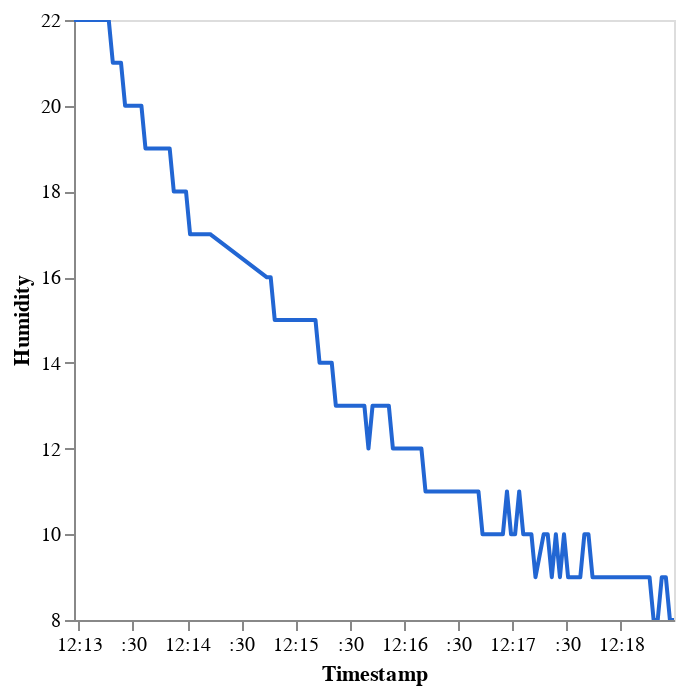

Source (notebook cell):
### Code cell
(lambda: DeepnoteChart(df, """{"layer":[{"layer":[{"mark":{"clip":true,"type":"trail","color":"#2266D3","tooltip":true},"encoding":{"x":{"axis":{"grid":false},"sort":"ascending","type":"temporal","field":"Timestamp","scale":{"type":"linear","zero":false}},"y":{"axis":{"grid":false},"sort":null,"type":"quantitative","field":"Humidity","scale":{"type":"linear","zero":false},"format":{"type":"default","decimals":null},"formatType":"numberFormatFromNumberType"}}}]}],"title":"","config":{"legend":{}},"$schema":"https://vega.github.io/schema/vega-lite/v5.json","encoding":{},"usermeta":{"tooltipDefaultMode":true}}""") if 'DeepnoteChart' in globals() else _dntk.DeepnoteChart(df, """{"layer":[{"layer":[{"mark":{"clip":true,"type":"trail","color":"#2266D3","tooltip":true},"encoding":{"x":{"axis":{"grid":false},"sort":"ascending","type":"temporal","field":"Timestamp","scale":{"type":"linear","zero":false}},"y":{"axis":{"grid":false},"sort":null,"type":"quantitative","field":"Humidity","scale":{"type":"linear","zero":false},"format":{"type":"default","decimals":null},"formatType":"numberFormatFromNumberType"}}}]}],"title":"","config":{"legend":{}},"$schema":"https://vega.github.io/schema/vega-lite/v5.json","encoding":{},"usermeta":{"tooltipDefaultMode":true}}"""))()

### Figure 1 — Vega-Lite specification as saved in the notebook (floating-point values rounded to 4 significant figures)
{"$schema": "https://vega.github.io/schema/vega-lite/v5.json", "config": {"legend": {}}, "data": {"values": [{"Humidity": 22, "Temperature": 29, "Timestamp": "2025-01-31T12:12:57.465000"}, {"Humidity": 22, "Temperature": 29, "Timestamp": "2025-01-31T12:13:04.243000"}, {"Humidity": 22, "Temperature": 29, "Timestamp": "2025-01-31T12:13:16.697000"}, {"Humidity": 21, "Temperature": 29, "Timestamp": "2025-01-31T12:13:18.961000"}, {"Humidity": 21, "Temperature": 29, "Timestamp": "2025-01-31T12:13:21.226000"}, {"Humidity": 21, "Temperature": 29, "Timestamp": "2025-01-31T12:13:23.487000"}, {"Humidity": 20, "Temperature": 30, "Timestamp": "2025-01-31T12:13:25.747000"}, {"Humidity": 20, "Temperature": 30, "Timestamp": "2025-01-31T12:13:28.003000"}, {"Humidity": 20, "Temperature": 30, "Timestamp": "2025-01-31T12:13:30.261000"}, {"Humidity": 20, "Temperature": 30, "Timestamp": "2025-01-31T12:13:32.517000"}, {"Humidity": 20, "Temperature": 30, "Timestamp": "2025-01-31T12:13:34.771000"}, {"Humidity": 19, "Temperature": 30, "Timestamp": "2025-01-31T12:13:37.026000"}, {"Humidity": 19, "Temperature": 30, "Timestamp": "2025-01-31T12:13:50.422000"}, {"Humidity": 18, "Temperature": 31, "Timestamp": "2025-01-31T12:13:52.677000"}, {"Humidity": 18, "Temperature": 31, "Timestamp": "2025-01-31T12:13:54.936000"}, {"Humidity": 18, "Temperature": 31, "Timestamp": "2025-01-31T12:13:57.190000"}, {"Humidity": 18, "Temperature": 31, "Timestamp": "2025-01-31T12:13:59.445000"}, {"Humidity": 17, "Temperature": 31, "Timestamp": "2025-01-31T12:14:01.699000"}, {"Humidity": 17, "Temperature": 31, "Timestamp": "2025-01-31T12:14:03.954000"}, {"Humidity": 17, "Temperature": 31, "Timestamp": "2025-01-31T12:14:06.208000"}, {"Humidity": 17, "Temperature": 31, "Timestamp": "2025-01-31T12:14:08.462000"}, {"Humidity": 17, "Temperature": 31, "Timestamp": "2025-01-31T12:14:10.717000"}, {"Humidity": 17, "Temperature": 32, "Timestamp": "2025-01-31T12:14:12.974000"}, {"Humidity": 16, "Temperature": 32, "Timestamp": "2025-01-31T12:14:44.042000"}, {"Humidity": 16, "Temperature": 32, "Timestamp": "2025-01-31T12:14:46.297000"}, {"Humidity": 15, "Temperature": 33, "Timestamp": "2025-01-31T12:14:48.551000"}, {"Humidity": 15, "Temperature": 32, "Timestamp": "2025-01-31T12:14:50.805000"}, {"Humidity": 15, "Temperature": 33, "Timestamp": "2025-01-31T12:14:53.059000"}, {"Humidity": 15, "Temperature": 33, "Timestamp": "2025-01-31T12:14:55.314000"}, {"Humidity": 15, "Temperature": 33, "Timestamp": "2025-01-31T12:14:57.568000"}, {"Humidity": 15, "Temperature": 33, "Timestamp": "2025-01-31T12:14:59.822000"}, {"Humidity": 15, "Temperature": 33, "Timestamp": "2025-01-31T12:15:02.077000"}, {"Humidity": 15, "Temperature": 33, "Timestamp": "2025-01-31T12:15:04.331000"}, {"Humidity": 15, "Temperature": 33, "Timestamp": "2025-01-31T12:15:06.585000"}, {"Humidity": 15, "Temperature": 33, "Timestamp": "2025-01-31T12:15:11.093000"}, {"Humidity": 14, "Temperature": 33, "Timestamp": "2025-01-31T12:15:13.347000"}, {"Humidity": 14, "Temperature": 33, "Timestamp": "2025-01-31T12:15:15.602000"}, {"Humidity": 14, "Temperature": 33, "Timestamp": "2025-01-31T12:15:17.856000"}, {"Humidity": 14, "Temperature": 33, "Timestamp": "2025-01-31T12:15:20.110000"}, {"Humidity": 13, "Temperature": 33, "Timestamp": "2025-01-31T12:15:22.364000"}, {"Humidity": 13, "Temperature": 33, "Timestamp": "2025-01-31T12:15:24.618000"}, {"Humidity": 13, "Temperature": 33, "Timestamp": "2025-01-31T12:15:26.872000"}, {"Humidity": 13, "Temperature": 33, "Timestamp": "2025-01-31T12:15:29.127000"}, {"Humidity": 13, "Temperature": 33, "Timestamp": "2025-01-31T12:15:31.381000"}, {"Humidity": 13, "Temperature": 33, "Timestamp": "2025-01-31T12:15:33.635000"}, {"Humidity": 13, "Temperature": 33, "Timestamp": "2025-01-31T12:15:38.154000"}, {"Humidity": 12, "Temperature": 33, "Timestamp": "2025-01-31T12:15:40.409000"}, {"Humidity": 13, "Temperature": 34, "Timestamp": "2025-01-31T12:15:42.663000"}, {"Humidity": 13, "Temperature": 34, "Timestamp": "2025-01-31T12:15:44.917000"}, {"Humidity": 13, "Temperature": 34, "Timestamp": "2025-01-31T12:15:47.171000"}, {"Humidity": 13, "Temperature": 34, "Timestamp": "2025-01-31T12:15:49.425000"}, {"Humidity": 13, "Temperature": 34, "Timestamp": "2025-01-31T12:15:51.679000"}, {"Humidity": 12, "Temperature": 34, "Timestamp": "2025-01-31T12:15:53.933000"}, {"Humidity": 12, "Temperature": 34, "Timestamp": "2025-01-31T12:15:56.188000"}, {"Humidity": 12, "Temperature": 34, "Timestamp": "2025-01-31T12:15:58.442000"}, {"Humidity": 12, "Temperature": 34, "Timestamp": "2025-01-31T12:16:00.696000"}, {"Humidity": 12, "Temperature": 34, "Timestamp": "2025-01-31T12:16:02.950000"}, {"Humidity": 12, "Temperature": 34, "Timestamp": "2025-01-31T12:16:05.204000"}, {"Humidity": 12, "Temperature": 34, "Timestamp": "2025-01-31T12:16:07.459000"}, {"Humidity": 12, "Temperature": 34, "Timestamp": "2025-01-31T12:16:09.713000"}, {"Humidity": 11, "Temperature": 34, "Timestamp": "2025-01-31T12:16:11.967000"}, {"Humidity": 11, "Temperature": 34, "Timestamp": "2025-01-31T12:16:14.222000"}, {"Humidity": 11, "Temperature": 34, "Timestamp": "2025-01-31T12:16:16.476000"}, {"Humidity": 11, "Temperature": 34, "Timestamp": "2025-01-31T12:16:18.730000"}, {"Humidity": 11, "Temperature": 34, "Timestamp": "2025-01-31T12:16:20.985000"}, {"Humidity": 11, "Temperature": 34, "Timestamp": "2025-01-31T12:16:23.239000"}, {"Humidity": 11, "Temperature": 34, "Timestamp": "2025-01-31T12:16:25.493000"}, {"Humidity": 11, "Temperature": 34, "Timestamp": "2025-01-31T12:16:27.747000"}, {"Humidity": 11, "Temperature": 34, "Timestamp": "2025-01-31T12:16:30.002000"}, {"Humidity": 11, "Temperature": 34, "Timestamp": "2025-01-31T12:16:32.256000"}, {"Humidity": 11, "Temperature": 34, "Timestamp": "2025-01-31T12:16:34.510000"}, {"Humidity": 11, "Temperature": 34, "Timestamp": "2025-01-31T12:16:36.764000"}, {"Humidity": 11, "Temperature": 34, "Timestamp": "2025-01-31T12:16:39.018000"}, {"Humidity": 11, "Temperature": 34, "Timestamp": "2025-01-31T12:16:41.273000"}, {"Humidity": 10, "Temperature": 34, "Timestamp": "2025-01-31T12:16:43.527000"}, {"Humidity": 10, "Temperature": 34, "Timestamp": "2025-01-31T12:16:45.781000"}, {"Humidity": 10, "Temperature": 34, "Timestamp": "2025-01-31T12:16:48.035000"}, {"Humidity": 10, "Temperature": 34, "Timestamp": "2025-01-31T12:16:50.289000"}, {"Humidity": 10, "Temperature": 34, "Timestamp": "2025-01-31T12:16:52.543000"}, {"Humidity": 10, "Temperature": 34, "Timestamp": "2025-01-31T12:16:54.798000"}, {"Humidity": 11, "Temperature": 34, "Timestamp": "2025-01-31T12:16:57.052000"}, {"Humidity": 10, "Temperature": 35, "Timestamp": "2025-01-31T12:16:59.306000"}, {"Humidity": 10, "Temperature": 35, "Timestamp": "2025-01-31T12:17:01.560000"}, {"Humidity": 11, "Temperature": 35, "Timestamp": "2025-01-31T12:17:03.814000"}, {"Humidity": 10, "Temperature": 35, "Timestamp": "2025-01-31T12:17:06.068000"}, {"Humidity": 10, "Temperature": 35, "Timestamp": "2025-01-31T12:17:08.323000"}, {"Humidity": 10, "Temperature": 35, "Timestamp": "2025-01-31T12:17:10.582000"}, {"Humidity": 9, "Temperature": 35, "Timestamp": "2025-01-31T12:17:12.837000"}, {"Humidity": 10, "Temperature": 35, "Timestamp": "2025-01-31T12:17:17.345000"}, {"Humidity": 10, "Temperature": 35, "Timestamp": "2025-01-31T12:17:19.599000"}, {"Humidity": 9, "Temperature": 35, "Timestamp": "2025-01-31T12:17:21.853000"}, {"Humidity": 10, "Temperature": 35, "Timestamp": "2025-01-31T12:17:24.107000"}, {"Humidity": 9, "Temperature": 35, "Timestamp": "2025-01-31T12:17:26.361000"}, {"Humidity": 10, "Temperature": 35, "Timestamp": "2025-01-31T12:17:28.616000"}, {"Humidity": 9, "Temperature": 35, "Timestamp": "2025-01-31T12:17:30.870000"}, {"Humidity": 9, "Temperature": 35, "Timestamp": "2025-01-31T12:17:33.124000"}, {"Humidity": 9, "Temperature": 35, "Timestamp": "2025-01-31T12:17:35.379000"}, {"Humidity": 9, "Temperature": 35, "Timestamp": "2025-01-31T12:17:37.633000"}, {"Humidity": 10, "Temperature": 35, "Timestamp": "2025-01-31T12:17:39.887000"}, {"Humidity": 10, "Temperature": 35, "Timestamp": "2025-01-31T12:17:42.141000"}, {"Humidity": 9, "Temperature": 35, "Timestamp": "2025-01-31T12:17:44.395000"}, {"Humidity": 9, "Temperature": 35, "Timestamp": "2025-01-31T12:17:46.650000"}, {"Humidity": 9, "Temperature": 35, "Timestamp": "2025-01-31T12:17:48.904000"}, {"Humidity": 9, "Temperature": 35, "Timestamp": "2025-01-31T12:17:51.158000"}, {"Humidity": 9, "Temperature": 35, "Timestamp": "2025-01-31T12:17:53.412000"}, {"Humidity": 9, "Temperature": 35, "Timestamp": "2025-01-31T12:17:55.666000"}, {"Humidity": 9, "Temperature": 35, "Timestamp": "2025-01-31T12:17:57.920000"}, {"Humidity": 9, "Temperature": 35, "Timestamp": "2025-01-31T12:18:02.429000"}, {"Humidity": 9, "Temperature": 35, "Timestamp": "2025-01-31T12:18:04.683000"}, {"Humidity": 9, "Temperature": 35, "Timestamp": "2025-01-31T12:18:06.937000"}, {"Humidity": 9, "Temperature": 35, "Timestamp": "2025-01-31T12:18:09.191000"}, {"Humidity": 9, "Temperature": 35, "Timestamp": "2025-01-31T12:18:11.446000"}, {"Humidity": 9, "Temperature": 35, "Timestamp": "2025-01-31T12:18:13.700000"}, {"Humidity": 9, "Temperature": 35, "Timestamp": "2025-01-31T12:18:15.954000"}, {"Humidity": 8, "Temperature": 35, "Timestamp": "2025-01-31T12:18:18.208000"}, {"Humidity": 8, "Temperature": 35, "Timestamp": "2025-01-31T12:18:20.462000"}, {"Humidity": 9, "Temperature": 35, "Timestamp": "2025-01-31T12:18:22.717000"}, {"Humidity": 9, "Temperature": 35, "Timestamp": "2025-01-31T12:18:24.971000"}, {"Humidity": 8, "Temperature": 35, "Timestamp": "2025-01-31T12:18:27.225000"}, {"Humidity": 8, "Temperature": 35, "Timestamp": "2025-01-31T12:18:29.479000"}]}, "encoding": {}, "layer": [{"layer": [{"encoding": {"x": {"axis": {"grid": false}, "field": "Timestamp", "scale": {"type": "linear", "zero": false}, "sort": "ascending", "type": "temporal"}, "y": {"axis": {"grid": false}, "field": "Humidity", "format": {"decimals": null, "type": "default"}, "formatType": "numberFormatFromNumberType", "scale": {"type": "linear", "zero": false}, "sort": null, "type": "quantitative"}}, "mark": {"clip": true, "color": "#2266D3", "tooltip": true, "type": "trail"}}]}], "title": "", "usermeta": {"tooltipDefaultMode": true}}
